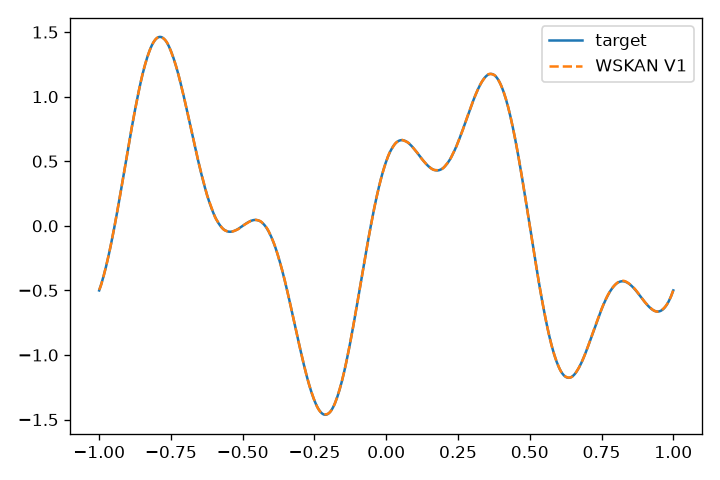

Recreate this plot in Python.
"""V1 sanity check: fit a 1D multi-frequency target with WaveletStateKAN.

Static mode only. Reports loss trajectory, final RMSE, and saves a
qualitative fit plot if matplotlib is available.

Run:  python experiments/V1_sanity_check.py
"""

import sys
from pathlib import Path

import torch

sys.path.insert(0, str(Path(__file__).resolve().parent.parent))
from models.V1_WSKAN import WaveletStateKAN


def target(x: torch.Tensor) -> torch.Tensor:
    return torch.sin(2 * torch.pi * x) + 0.5 * torch.cos(5 * torch.pi * x)


def main() -> None:
    torch.manual_seed(0)
    device = "cuda" if torch.cuda.is_available() else "cpu"
    print(f"device: {device}")

    x = torch.linspace(-1, 1, 512, device=device).unsqueeze(-1)
    y = target(x)

    model = WaveletStateKAN([1, 8, 1], n_states=8).to(device)
    opt = torch.optim.Adam(model.parameters(), lr=1e-2)

    for step in range(1, 2001):
        opt.zero_grad()
        loss = torch.nn.functional.mse_loss(model(x), y)
        loss.backward()
        opt.step()
        if step % 200 == 0:
            print(f"step {step:4d}  mse {loss.item():.6f}")

    with torch.no_grad():
        pred = model(x)
        rmse = (pred - y).pow(2).mean().sqrt().item()
    print(f"final RMSE: {rmse:.6f}")

    # Qualitative check: per-point residuals at a few probe inputs.
    probes = torch.tensor([[-0.75], [-0.25], [0.0], [0.33], [0.8]], device=device)
    with torch.no_grad():
        p = model(probes)
    for xi, pi in zip(probes[:, 0].tolist(), p[:, 0].tolist()):
        print(f"  x={xi:+.2f}  target={target(torch.tensor(xi)).item():+.4f}  pred={pi:+.4f}")

    try:
        import matplotlib.pyplot as plt

        plt.figure(figsize=(6, 4))
        plt.plot(x.cpu(), y.cpu(), label="target")
        plt.plot(x.cpu(), pred.cpu(), "--", label="WSKAN V1")
        plt.legend()
        plt.tight_layout()
        out = Path(__file__).resolve().parent / "V1_sanity_check.png"
        plt.savefig(out, dpi=120)
        print(f"plot saved: {out}")
    except ImportError:
        print("matplotlib not available; skipping plot")


if __name__ == "__main__":
    main()
